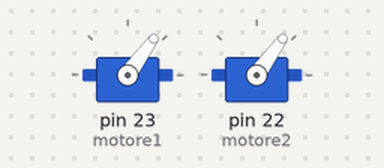
Simulated run of this sketch. Board: Arduino Mega 2560, built with avr-gcc and run on an emulated ATmega2560. Parts: 2 × servo. At 1.8 s the program stops and its outputs stay as they are.

Above: at 0.1 s.
At 1.9 s:
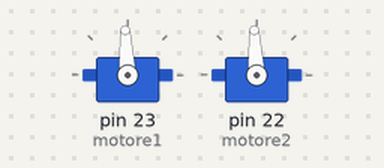
Timing chart, 0 to 3.3 s (numbered marks = the images above):
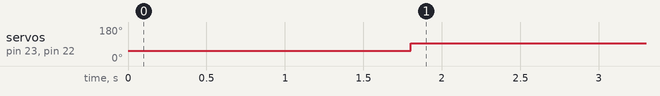

Measured:
- by itself, servo on pin 23 (motore1), servo on pin 22 (motore2): 54° → 93° at 1.8 s

The sketch:

Motor_test.ino
```cpp
#include <Servo.h>
Servo motore1;  // Viene creato l'oggetto per il controllo del motore 1
Servo motore2;  // Viene creato l'oggetto per il controllo del motore 2
enum Dir { front, back ,left, right, v_stop };
void setup() {
  motore1.attach(23);  // left
  motore2.attach(22);  // right wheel
}
void drive_verichel (Dir direct, char angle_rad , char distance_cm )
{
  switch ( direct)
  {
    case front :
        motore1.writeMicroseconds(1100); //left foreward
        motore2.writeMicroseconds(1100);  //right backward
        delay(1800*distance_cm); // distance
        stop_function();
        break ;
    case back :
        motore1.writeMicroseconds(1300); //left turn around
        motore2.writeMicroseconds(1800);  //right backward
        delay(1800*angle_rad); // distance
        motore1.writeMicroseconds(1300); // left foreward
        motore2.writeMicroseconds(1283);  //right backward
        delay(1800*distance_cm); // distance
        stop_function();
        break ;
    case left :
        motore1.writeMicroseconds(1300); //left foreward
        motore2.writeMicroseconds(1800);  //right backward
        delay(1800*angle_rad); // angle
        stop_function();
        break ;
    case right :
        motore1.writeMicroseconds(1800); //left foreward
        motore2.writeMicroseconds(1300); //right backward
        delay(1800*angle_rad); // angle
        stop_function();
        break ;
    case v_stop:
       stop_function();
        break ;
  }
}
void stop_function()
{
        motore1.writeMicroseconds(1500); // left foreward
        motore2.writeMicroseconds(1500);  //right backward
}
void loop() {
  drive_verichel (front,0,1);
  while (1);
}
```
